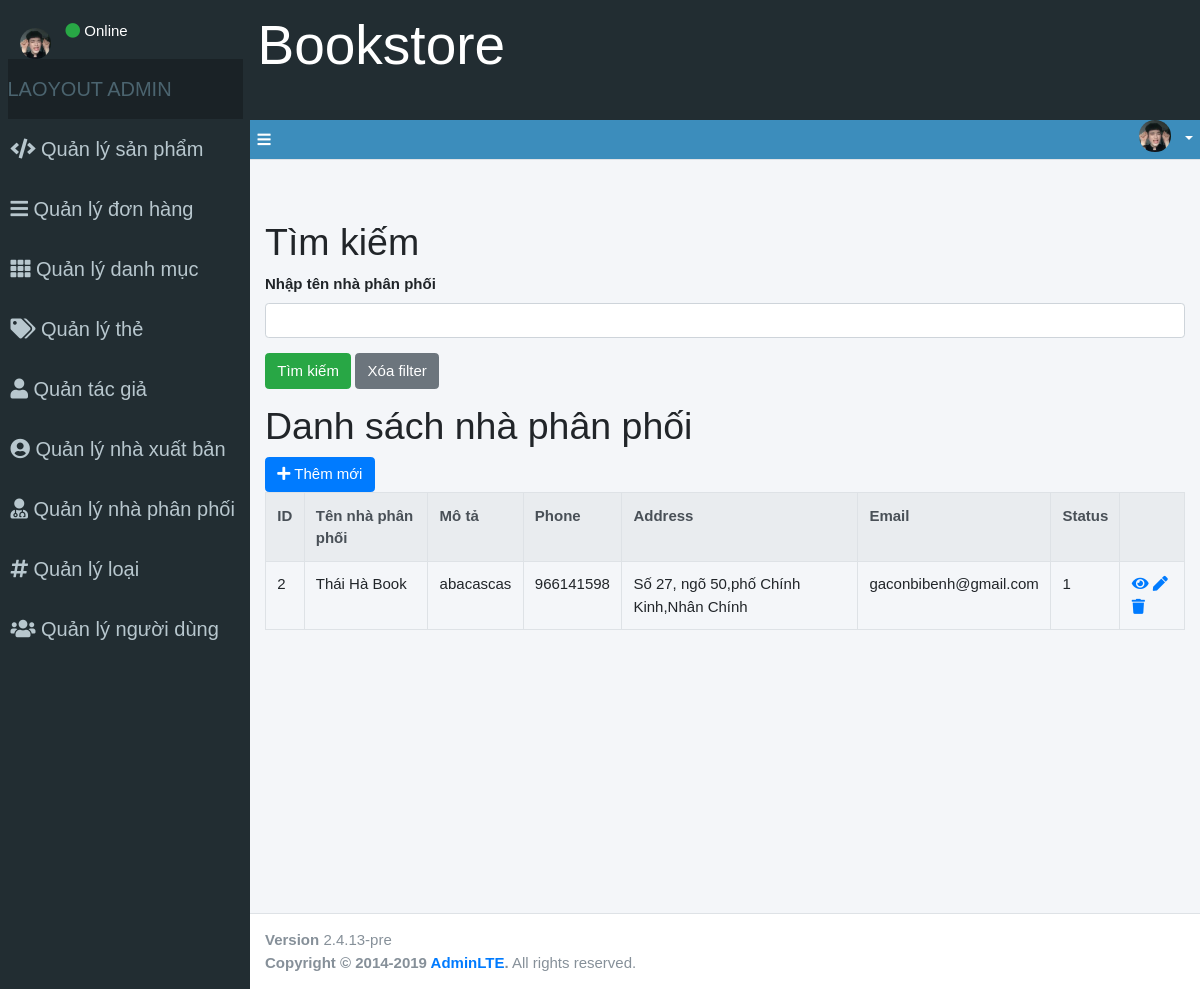
Before: /index.php?controller=supplier&action=index with the older database file.
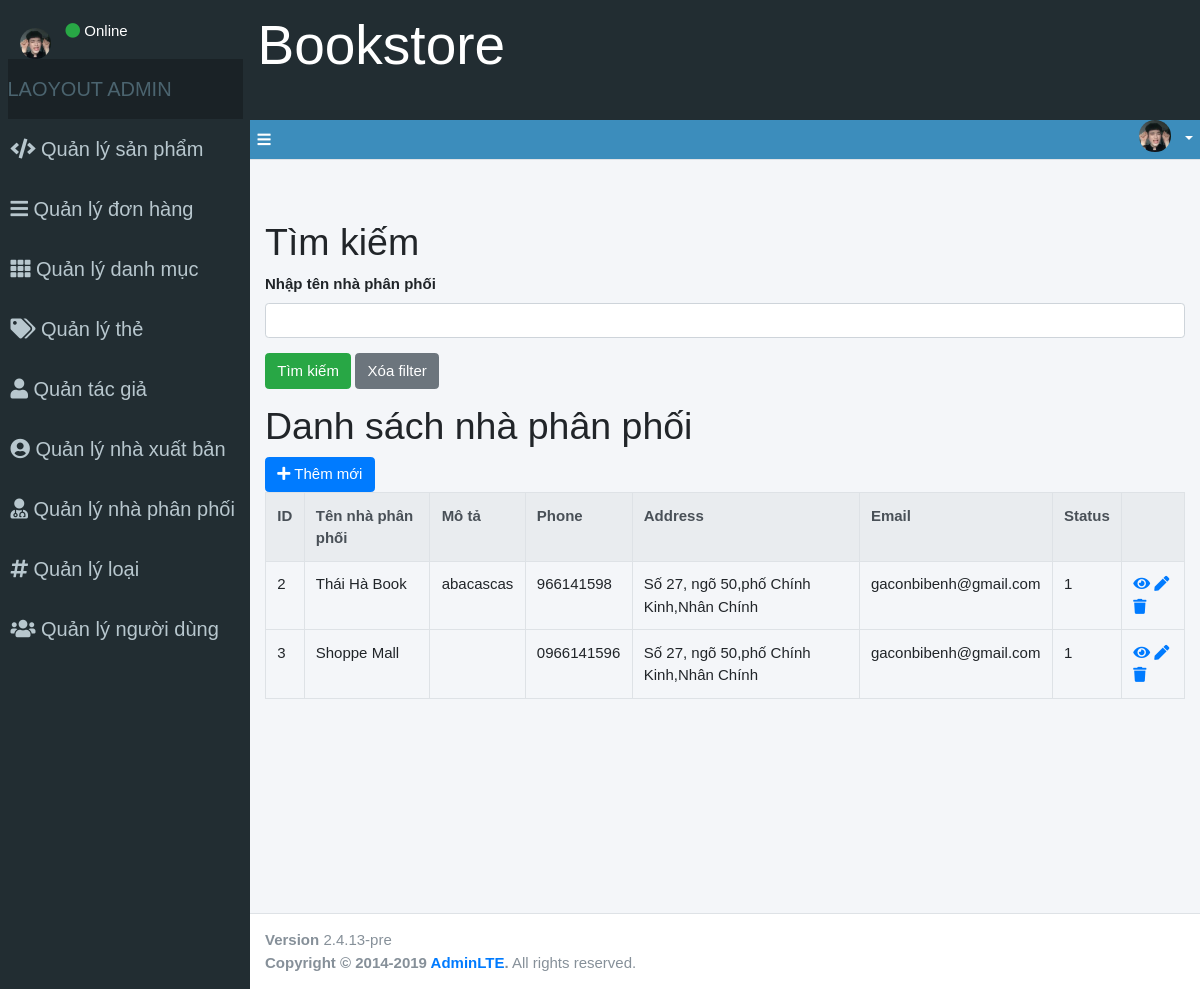
After: the same page with the newer database file.
### tables this page shows
CREATE TABLE `suppliers` (
  `id` int(11) NOT NULL,
  `title` varchar(255) NOT NULL,
  `description` text DEFAULT NULL,
  `phone` varchar(12) DEFAULT NULL,
  `country` varchar(5) DEFAULT NULL,
  `address` varchar(255) DEFAULT NULL,
  `email` varchar(255) DEFAULT NULL,
  `created_at` timestamp NOT NULL DEFAULT current_timestamp(),
  `updated_at` datetime DEFAULT NULL,
  `status` tinyint(1) DEFAULT NULL
);

### controllers/Controller.php (called while the page is built, shortened)
<?php
class Controller {
    public function render($file, $variables = []){
        extract($variables);
        require_once $file;
        $render_view = ob_get_clean();
        return $render_view;
    }
}
?>

### controllers/SupplierController.php (called while the page is built, shortened)
<?php
require_once 'controllers/Controller.php';
require_once 'models/Pagination.php';
require_once 'models/Supplier.php';
class SupplierController extends Controller {
    public function index(){
        $params = [
            'limit'         => 10,
            'query_string'  => 'page',
            'controller'    => 'supplier',
            'action'        => 'index',
            'full_mode'     => FALSE
        ];
        $page = 1;
        $supplier_model  = new Supplier();
        $countTotal      = $supplier_model->countTotal();
        $params['total'] = $countTotal;
        $params['page']  = $page;
        $pagination      = new Pagination($params);
        $pages           = $pagination->getPagination();
        $suppliers       = $supplier_model->getAllPagination($params);
        $this->content   = $this->render('views/admin/suppliers/index.php',[
            'pages'      => $pages,
            'suppliers'  => $suppliers
        ]);
        require_once 'views/admin/layouts/main.php';
    }
}
?>

### index.php (called while the page is built, shortened)
<?php
$action = isset($_GET['action']) ? $_GET['action'] : 'index';
$object = new $controller();
$object->$action();
?>

### models/Model.php (called while the page is built, shortened)
<?php
    class Model {
        public function __construct()
        {
            $this->connection = $this->getConnection();
        }
        public function getConnection(){
            try {
                $connection = new PDO(Database::DB_DSN,Database::DB_USERNAME, Database::DB_PASSWORD);
            } catch (PDOException $e){
                die("Connect failed" . $e->getMessage());
            }
            return $connection;
        }
    }
?>

### models/Supplier.php (called while the page is built, shortened)
<?php
require_once 'models/Model.php';
class Supplier extends Model {
    public $str_search = '';
    public function getAllPagination($params){
        $limit = $params['limit'];
        $page = $params['page'];
        $start = ($page - 1) * $limit;
        $sql_select = "SELECT * FROM suppliers WHERE TRUE $this->str_search LIMIT $start,$limit";
        $obj_select = $this->connection->prepare($sql_select);
        $obj_select->execute();
        $suppliers = $obj_select->fetchAll(PDO::FETCH_ASSOC);
        return $suppliers;
    }
}
?>

### views/admin/suppliers/index.php (the view, shortened to what this page needs)
<h1>Tìm kiếm</h1>
<form action="" method="GET">
    <div class="form-group">
        <label for="supplier">Nhập tên nhà phân phối</label>
        <input type="text" name="title" id="supplier" class="form-control" value="<?php echo isset($_GET['title']) ? $_GET['title'] : '' ?>">
    </div>
    <div class="form-group">
        <input type="submit" name="search" class="btn btn-success" value="Tìm kiếm">
        <a href="index.php?controller=supplier" class="btn btn-secondary">Xóa filter</a>
    </div>
</form>
<h1>Danh sách nhà phân phối</h1>
<a class="btn btn-primary" href="index.php?controller=supplier&action=create"><i class="fa fa-plus"></i> Thêm mới</a>
<table class="table table-bordered">
    <tr class="thead-light">
        <th>ID</th>
        <th>Tên nhà phân phối</th>
        <th>Mô tả</th>
        <th>Phone</th>
        <th>Address</th>
        <th>Email</th>
        <th>Status</th>
        <th></th>
    </tr>
    <?php if (!empty($suppliers)) : ?>
        <?php foreach ($suppliers as $supplier) : ?>
            <tr>
                <td>
                    <?php echo $supplier['id'] ?>
                </td>
                <td>
                    <?php echo $supplier['title'] ?>
                </td>
                <td>
                    <?php echo  $supplier['description'] ?>
                </td>
                <td>
                    <?php echo $supplier['phone'] ?>
                </td>
                <td>
                    <?php echo $supplier['address'] ?>
                </td>
                <td>
                    <?php echo $supplier['email'] ?>
                </td>
                <td>
                    <?php echo $supplier['status'] ?>
                </td>
                <td>
                    <a href="index.php?controller=supplier&action=detail&id=<?php echo $supplier['id'] ?>"><i class="fa fa-eye"></i></a>
                    <a href="index.php?controller=supplier&action=update&id=<?php echo $supplier['id'] ?>"><i class="fa fa-pen"></i></a>
                    <a onclick="return confirm('Bạn có chắc chắn muốn xóa')"  href="index.php?controller=supplier&action=delete&id=<?php echo $supplier['id'] ?>"><i class="fa fa-trash"></i></a>
                </td>
            </tr>
        <?php endforeach; ?>
    <?php endif; ?>
</table>

Changed rows visible on the page:
added suppliers: id "3", title "Shoppe Mall", phone "0966141596", address "Số 27, ngõ 50,phố Chính Kinh,Nhân Chính", email "gaconbibenh@gmail.com", status "1"
